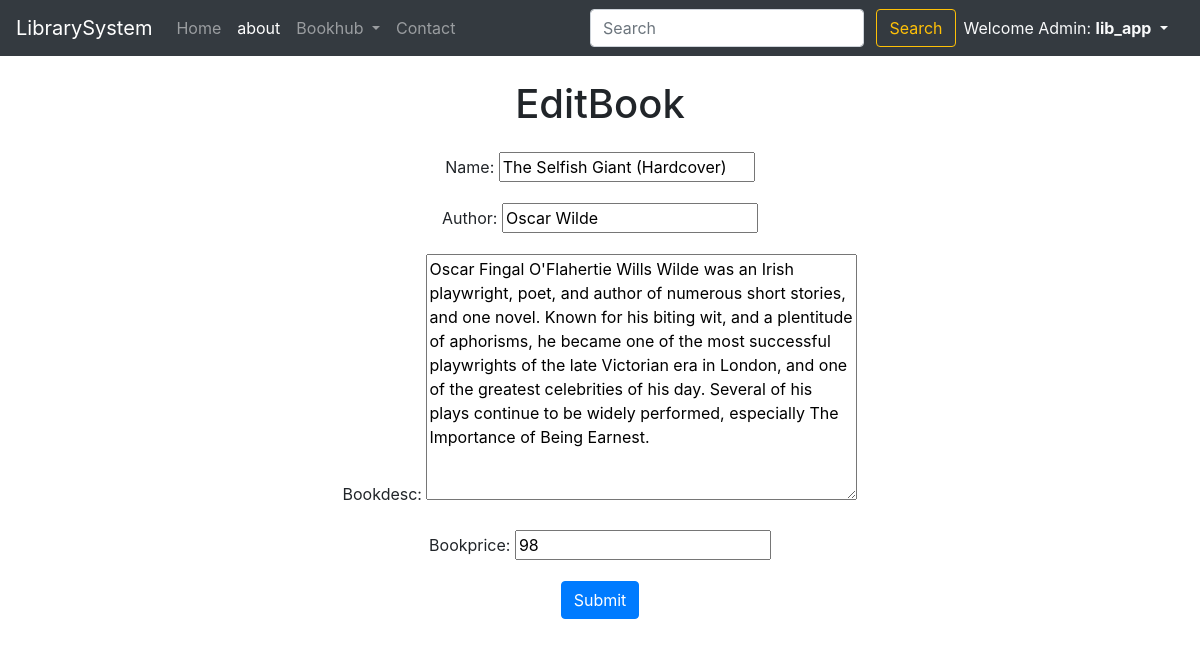
/edit/8 (signed in), run on the app's committed database.
### lib_app/models.py (models this page shows, shortened)
class Book(models.Model):
    catchoice= [
        ('education', 'Education'),
        ('entertainment', 'Entertainment'),
        ('comics', 'Comics'),
        ('biography', 'Biographie'),
        ('history', 'History'),
        ]
    bookid = models.AutoField(primary_key=True)
    name=models.CharField(max_length=30)
    author=models.CharField(max_length=40)
    category=models.CharField(max_length=30,choices=catchoice,default='Education')
    bookprice= models.DecimalField(decimal_places=0, max_digits=10000, null=True)
    bookdesc=models.TextField(max_length=500)
    timeStamp = models.DateTimeField(auto_now_add=True ,blank=True)
    require_date = models.DateTimeField(auto_now_add=True,blank=True, null=True)
    Tenatative_Return_Date = models.DateTimeField(auto_now_add=True,blank=True, null=True)

### lib_app/views.py (the view)
# urls.py: path('edit/<int:bookid>', views.edit, name='edit'),
def edit(request,bookid):
    blog = Book.objects.get(bookid=bookid)
    editblog = Edit_Blog(instance=blog)
    if request.method=='POST':
        form = Edit_Blog(request.POST,instance=blog)
        if form.is_valid():
            form.save()
            messages.success(request,"Updating Data Succesfully...")
            return redirect('home')
    return render(request,'editbook.html',{'edit_blog':editblog})

### lib_app/forms.py
class Edit_Blog(forms.ModelForm):
    class Meta:
        model=Book
        fields=('name','author','bookdesc','bookprice')

### templates/editbook.html (shortened to what this page needs)
{% extends 'base.html' %}
{% block aboutactive %} active {% endblock aboutactive %}
{% block body %}
<div class="container">
    <h1 class="text-center my-4 ">EditBook</h1>
    <center>
    <form method="post">
    {{edit_blog.as_p}}
        <button type="submit" class="btn btn-primary">Submit</button>
    </form>
    </center>
</div>
{% endblock body %}

### templates/base.html (shortened to what this page needs)
<!doctype html>
<html lang="en">
<head>
  <link rel="stylesheet" href="https://maxcdn.bootstrapcdn.com/bootstrap/4.0.0/css/bootstrap.min.css"
>
</head>
<body>
  <nav class="navbar navbar-expand-lg navbar-dark bg-dark sticky-top ">
    <a class="navbar-brand" href="/">LibrarySystem</a>
    <div class="collapse navbar-collapse" id="navbarSupportedContent">
      <ul class="navbar-nav mr-auto">
        {% if user.is_authenticated %}
        <li class="nav-item {% block homeactive %} {% endblock homeactive %}">
          <a class="nav-link" href="/">Home <span class="sr-only">(current)</span></a>
        </li>
        <li class="nav-item {% block aboutactive %} {% endblock aboutactive %}">
          <a class="nav-link" href="/about">about</a>
        </li>
        <li class="nav-item dropdown">
          <a class="nav-link dropdown-toggle" href="#" id="navbarDropdown" role="button" data-toggle="dropdown"
            aria-haspopup="true" aria-expanded="false">
            Bookhub
          </a>
        </li>
        <li class="nav-item {% block contactactive %} {% endblock contactactive %}">
          <a class="nav-link" href="/contact">Contact</a>
        </li>
        {% endif %}
      </ul>
      <div class="ml-auto form-inline">
        <form method="get" action="/search" class=" my-2 ml-4 my-lg-0">
          <input class="form-control mr-sm-2" type="search" placeholder="Search" aria-label="Search" id="query"
            name="query">
          <button class="btn btn-outline-warning my-2 my-sm-0" type="submit">Search</button>
        </form>
        {% if user.is_authenticated %}
        <ul class="navbar-nav mr-2">
          <li class="nav-item dropdown ">
            <a class="nav-link dropdown-toggle text-light" href="/admin" id="navbarDropdown" role="button"
              data-toggle="dropdown" aria-haspopup="true" aria-expanded="false">
              Welcome Admin: <b>{{request.user}}</b>
            </a>
          </li>
        </ul>
        {% endif %}
      </div>
    </div>
  </nav>
  {% block body %}
  {% endblock body %}
</body>
</html>

### data on the page
Book: name "The Selfish Giant (Hardcover)", author "Oscar Wilde", bookdesc "Oscar Fingal O'Flahertie Wills Wilde was an Irish playwright, poet, and author of numerous short stories, and one novel. Known for his biting wit, and a plentitude of aphorisms, he became one of the most successful playwrights of the late Victorian era in London, and one of the greatest celebrities of his day. Several of his plays continue to be widely performed, especially The Importance of Being Earnest.", bookprice "98"

### other printed values
{{ request.user }} "lib_app"
